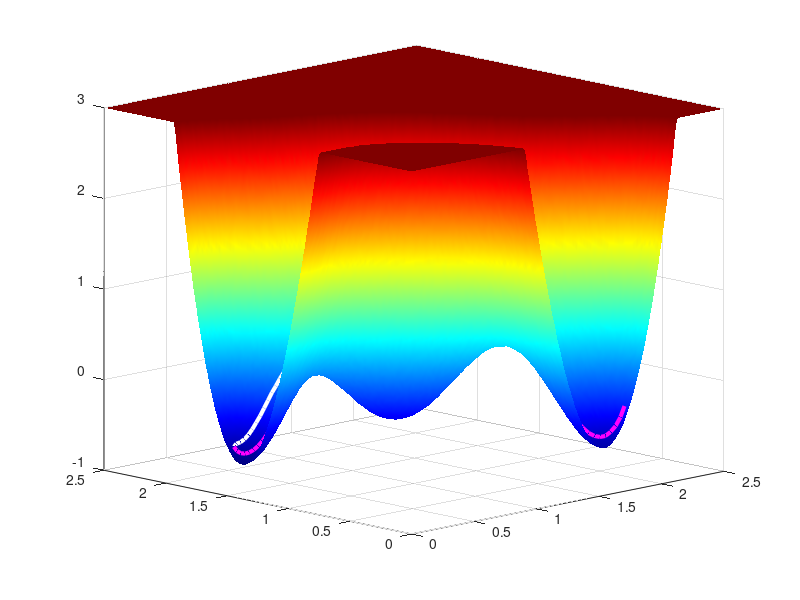

Here is the MATLAB script that generated this plot: (Note: this script raises an error after producing the figure.)
clc;
clear;
Xm=2.5;
dif =[0.05;0.05];
ms = 200;
xmin = [0;0];
xmax = [Xm;Xm];
x = linspace(xmin(1),xmax(1),ms);
y = linspace(xmin(2),xmax(2),ms);
[X,Y] = meshgrid(x,y);

px = load('pp_D1=1.10000.txt');
p = reshape(px(:,3),ms,ms);
sum(sum(p))
FPx = reshape(px(:,4),ms,ms);
FPy = reshape(px(:,5),ms,ms);
z = trapz(y,trapz(x,p));
Pi = p/z;             
PP = eq(Pi,0)+Pi;    
P_eps=min(min(PP));   
P = P_eps*eq(Pi,0)+Pi;
U = -log(P);
U_max =3;
U=U.*(U<U_max)+U_max.*(U>U_max);
surf(X,Y,U)
hold on
shading interp;
colormap([jet(256)]);
view([-44.54,13.855]);
a=load('long-to-mode1.txt');
x1 = a(:,2);
y1 = a(:,3);
U_path=interp2(X,Y,U,x1,y1);
plot3(x1,y1,U_path+0.1,'m','LineWidth',3,'markersize',10)
hold on

a=load('mode1-to-long.txt');
x1 = a(:,2);
y1 = a(:,3);
U_path=interp2(X,Y,U,x1,y1);
plot3(x1,y1,U_path+0.1,'w','LineWidth',3,'markersize',10)
hold on

a=load('long-to-mode2.txt');
x1 = a(:,2);
y1 = a(:,3);
U_path=interp2(X,Y,U,x1,y1);
plot3(x1,y1,U_path+0.1,'m','LineWidth',3,'markersize',10)
hold on

a=load('mode2-to-long.txt');
x1 = a(:,2);
y1 = a(:,3);
U_path=interp2(X,Y,U,x1,y1);
plot3(x1,y1,U_path+0.1,'w','LineWidth',3,'markersize',10)
hold on

xlabel('\fontsize{25} Sir2');
ylabel('\fontsize{25} HAP');
zlabel('\fontsize{25} U')
axis([0 2,0 2])

set(gca,'xtick',0:0.5:3)
set(gca,'ytick',0:0.5:3)
set(gca,'ztick',0:2:4)
set(gca,'LineWidth',1,'Fontsize',20)
set(gca,'TickDir', 'out', 'TickLength', [0.009 0.01])
view([44.585472390627551,71.785433616115554])
